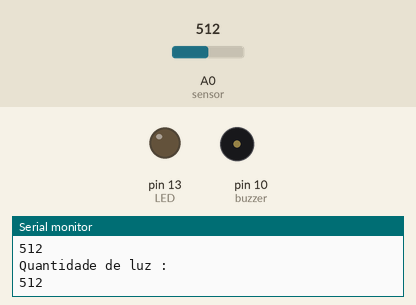
Simulated run of this sketch. Board: Arduino Uno, built with avr-gcc and run on an emulated ATmega328P. Parts: output pins drawn as LEDs (lit = HIGH), buzzer (waves = sounding), the last lines printed to the serial monitor. Dashed ring = blinking. Inputs (shaded band) come from the test bench; at power-on: A0 (sensor) = 512.

Above: at 1.8 s.
1.9 s: A0 (sensor) set to 409
3.4 s: A0 (sensor) set to 391
At 4.7 s:
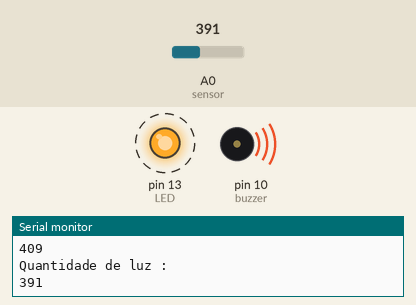
7.5 s: A0 (sensor) set to 410
At 8.2 s:
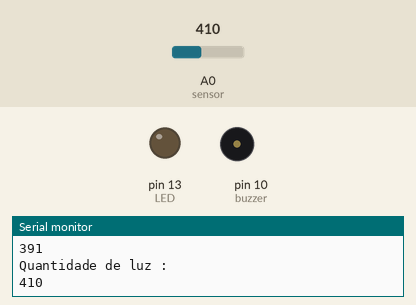
Timing chart, 0 to 10.5 s (numbered marks = the images above; inputs shaded):
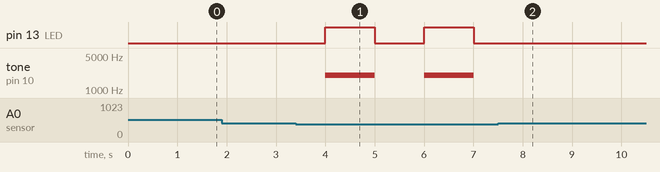

Measured:
- the behaviour switches between 400 and 399 on A0 (sensor) (found by bisection; images 0 and 1)
- after the input at 3.4 s, pin 13 (LED): alternates HIGH for 1.0 s and LOW for 1.0 s, starting after 0.60 s; tone on pin 10 (buzzer): alternates 2000 Hz for 1.0 s and silent for 1.0 s, starting after 0.60 s
- after the input at 7.5 s, pin 13 (LED): stops changing and stays LOW; tone on pin 10 (buzzer): stops changing and stays silent

The sketch:

despertador.ino
```cpp
int LED = 13; // define o pino de entrada do led
int LEDV = 12; // define o pino de entrada do led
int buzzer = 10; // define o pino de entrada do buzzer
float seno; // cria a variavel seno
int frequencia; // cria a variavel frequencia
int x=0; //define a variavel x

void setup() {
  pinMode(buzzer,OUTPUT); //Inicia o Buzzer
  pinMode(LED, OUTPUT); //Inicia o led
  Serial.begin(9600);  //define a faixa de comunicaçao com o serial.
}


void loop() {
  int value = analogRead(A0); //faz a leitura da quatidade de luz atraves do sensor no pino A0
  Serial.println("Quantidade de luz : ");  // mostra o texto
  Serial.println(value); //mostra a quantidade de luz capitada pelo sensor

if(value < 400) {  // verifica a condiçao para o acionamento do buzzer e do led
   digitalWrite(LED, HIGH); //liga o led
  digitalWrite(LEDV, LOW); //desliga o led
  //converte graus para radiando e depois obtém o valor do seno
  seno=(sin(x*3.1416/180));
  //gera uma frequência a partir do valor do seno
  frequencia = 2000+(int(seno*1000));
  tone(buzzer,frequencia);
  delay(1000);
  noTone (buzzer);
  digitalWrite(LED, LOW); //desliga o led
  digitalWrite(LEDV, HIGH); //liga o led
}
  digitalWrite(LEDV, HIGH); //liga o led
  delay(1000); //espera 1 segundo para fazer uma nova leitura


}
```
